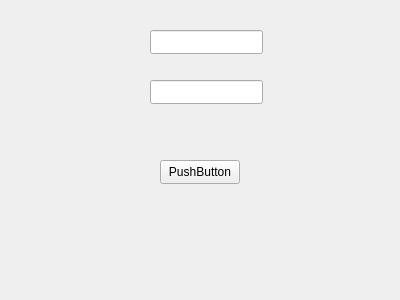
<?xml version="1.0" encoding="UTF-8"?>
<ui version="4.0">
 <class>login</class>
 <widget class="QWidget" name="login">
  <property name="geometry">
   <rect>
    <x>0</x>
    <y>0</y>
    <width>400</width>
    <height>300</height>
   </rect>
  </property>
  <property name="windowTitle">
   <string>Form</string>
  </property>
  <property name="styleSheet">
   <string notr="true">border-image: url(:/pic3/pic3.jpg);</string>
  </property>
  <widget class="QLineEdit" name="lineEdit">
   <property name="geometry">
    <rect>
     <x>150</x>
     <y>80</y>
     <width>113</width>
     <height>24</height>
    </rect>
   </property>
  </widget>
  <widget class="QLineEdit" name="lineEdit_2">
   <property name="geometry">
    <rect>
     <x>150</x>
     <y>30</y>
     <width>113</width>
     <height>24</height>
    </rect>
   </property>
  </widget>
  <widget class="QPushButton" name="pushButton">
   <property name="geometry">
    <rect>
     <x>160</x>
     <y>160</y>
     <width>80</width>
     <height>24</height>
    </rect>
   </property>
   <property name="text">
    <string>PushButton</string>
   </property>
  </widget>
 </widget>
 <resources/>
 <connections/>
</ui>
